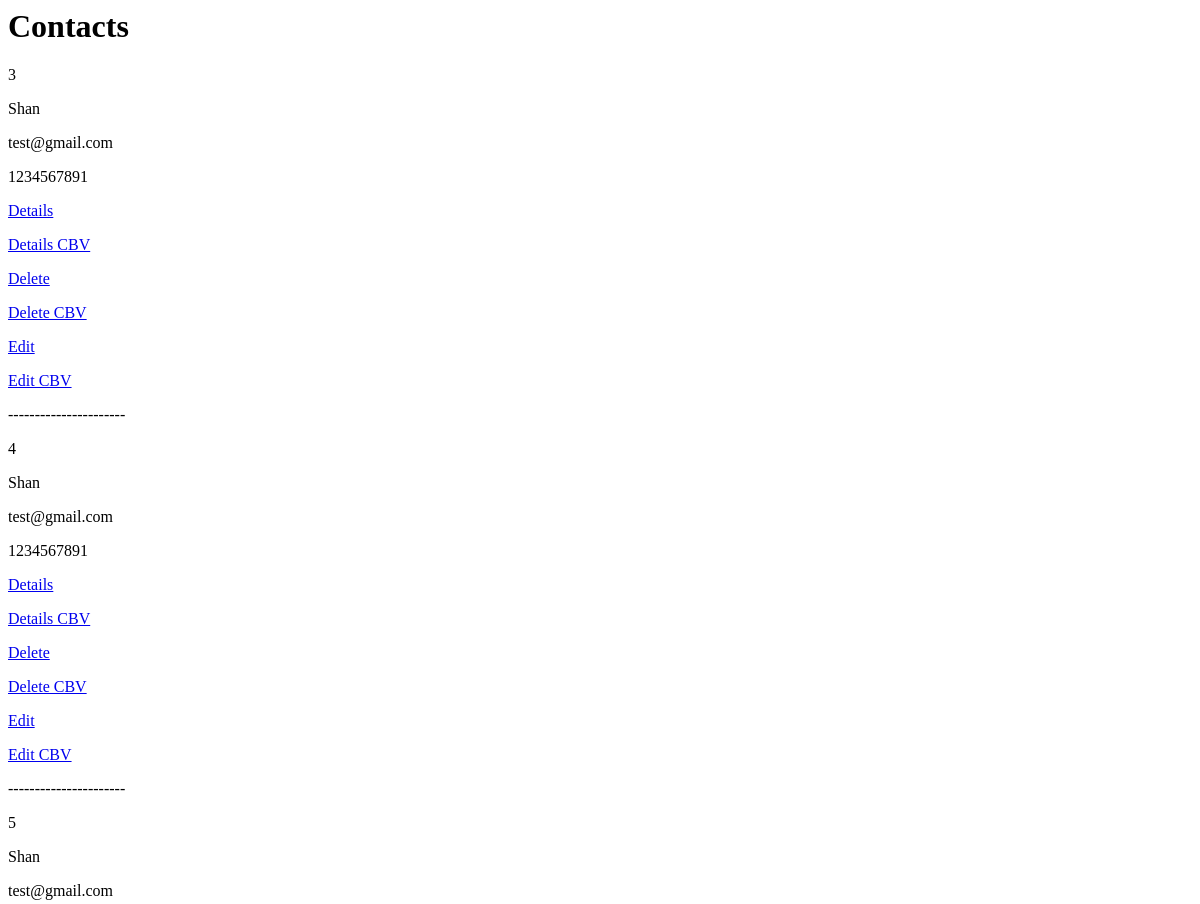
Page /views/fbv_list_view/ (upper part) on the earlier database version.
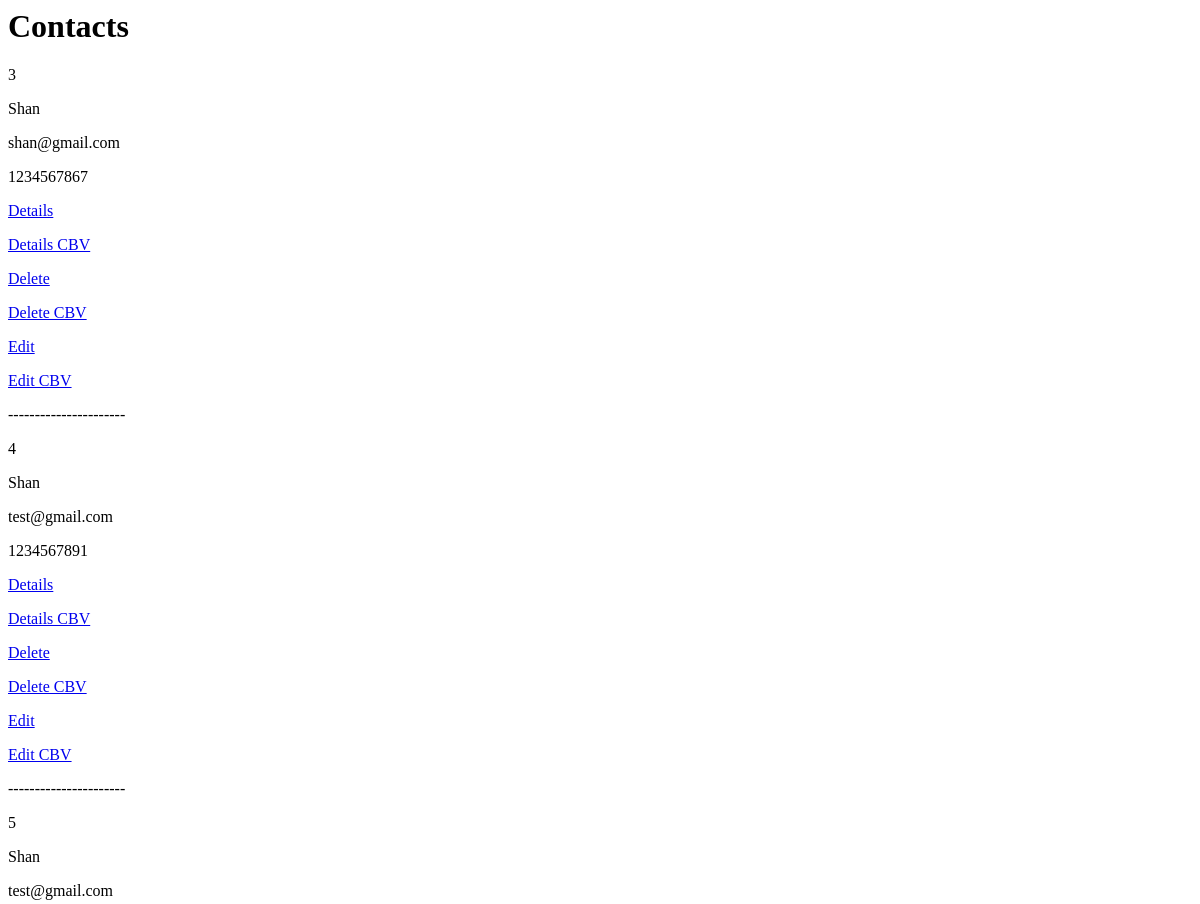
Same page on the later database version.
### classviews/models.py (models this page shows, shortened)
class Contact(models.Model):
    first_name = models.CharField(max_length=50)
    last_name = models.CharField(max_length=50)
    email = models.EmailField(max_length=250)
    phone = models.CharField(max_length=10, null= True)

### classviews/views.py (the view)
# urls.py: path("fbv_list_view/", views.fbv_list_view, name="fbv-list-view"),
def fbv_list_view(request):
    contacts = Contact.objects.all()
    context = {
        'contacts':contacts
    }
    return render(request,"classviews/list_template.html", context)

### classviews/templates/classviews/list_template.html (shortened to what this page needs)
<h1> Contacts </h1>
{% for contact in contacts %}
    <p> {{ contact.id }} </p>
    <p>{{ contact.first_name }}</p>
    <p>{{ contact.email }}</p>
    <p>{{ contact.phone }}</p>
    <p> <a href= "{% url 'fbv-detail-view' contact.id %}"> Details</a></p>
    <p> <a href= "{% url 'cbv-detail-view' contact.id %}"> Details CBV</a></p>
    <p> <a href= "{% url 'fbv-delete-view' contact.id %}"> Delete</a></p>
    <p> <a href= "{% url 'cbv-delete-view' contact.id %}"> Delete CBV</a></p>
    <p> <a href= "{% url 'fbv-update-view' contact.id %}"> Edit </a></p>
    <p> <a href= "{% url 'cbv-update-view' contact.id %}"> Edit CBV</a></p>
    <p> ----------------------</p>
{% endfor %}

Differences in the rows shown:
changed Contact id 3: email "test@gmail.com" → "shan@gmail.com"; phone "1234567891" → "1234567867"
